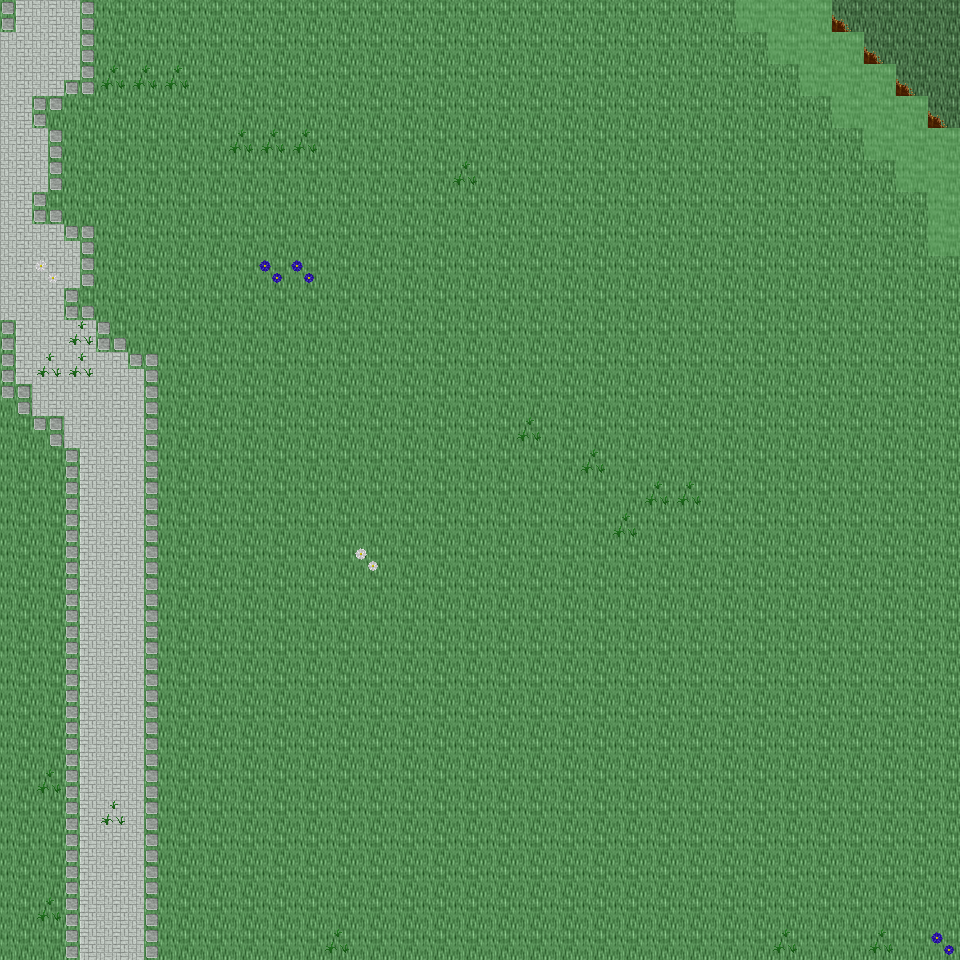

Below is a game level as drawn by its tile map, then a one-line description and the .tmx that defines it (tile-layer data replaced by summaries):
An orthogonal 30x30 tile map with 32x32 px tiles, 6 tile layers (Ground, Object, Object2, Above, ...), 31 tilesets and 6 objects (6x mapExit).

<map version="1.0" orientation="orthogonal" renderorder="right-down" width="30" height="30" tilewidth="32" tileheight="32" nextobjectid="7">
  <tileset firstgid="1" name="tileset_ground_ground" tilewidth="32" tileheight="32" tilecount="33" columns="3">
    <image source="../drawable/tileset_ground_ground.png" width="96" height="352" />
  </tileset>
  <tileset firstgid="34" name="tileset_ground_ice_ice" tilewidth="32" tileheight="32" tilecount="3" columns="3">
    <image source="../drawable/tileset_ground_ice_ice.png" width="96" height="32" />
  </tileset>
  <tileset firstgid="37" name="tileset_plant_grasses" tilewidth="32" tileheight="32" tilecount="6" columns="3">
    <image source="../drawable/tileset_plant_grasses.png" width="96" height="64" />
  </tileset>
  <tileset firstgid="43" name="tileset_plant_flower_daisy_white" tilewidth="32" tileheight="32" tilecount="8" columns="2">
    <image source="../drawable/tileset_plant_flower_daisy_white.png" width="64" height="128" />
  </tileset>
  <tileset firstgid="51" name="tileset_plant_flower_daisy_blue" tilewidth="32" tileheight="32" tilecount="8" columns="2">
    <image source="../drawable/tileset_plant_flower_daisy_blue.png" width="64" height="128" />
  </tileset>
  <tileset firstgid="59" name="tileset_ground_ridge_earth_dark" tilewidth="32" tileheight="32" tilecount="96" columns="12">
    <image source="../drawable/tileset_ground_ridge_earth_dark.png" width="384" height="256" />
  </tileset>
  <tileset firstgid="155" name="tileset_ground_rock_pebbles" tilewidth="32" tileheight="32" tilecount="3" columns="1">
    <image source="../drawable/tileset_ground_rock_pebbles.png" width="32" height="96" />
  </tileset>
  <tileset firstgid="158" name="tileset_ground_grass_edges" tilewidth="32" tileheight="32" tilecount="36" columns="12">
    <image source="../drawable/tileset_ground_grass_edges.png" width="384" height="96" />
  </tileset>
  <tileset firstgid="194" name="tileset_plant_bush_bushes" tilewidth="32" tileheight="32" tilecount="10" columns="5">
    <image source="../drawable/tileset_plant_bush_bushes.png" width="160" height="64" />
  </tileset>
  <tileset firstgid="204" name="tileset_plant_stump_stump_purple" tilewidth="32" tileheight="32" tilecount="4" columns="2">
    <image source="../drawable/tileset_plant_stump_stump_purple.png" width="64" height="64" />
  </tileset>
  <tileset firstgid="208" name="tileset_building_wall_stone" tilewidth="32" tileheight="32" tilecount="12" columns="3">
    <image source="../drawable/tileset_building_wall_stone.png" width="96" height="128" />
  </tileset>
  <tileset firstgid="220" name="tileset_ground_ridge_ice_2" tilewidth="32" tileheight="32" tilecount="42" columns="7">
    <image source="../drawable/tileset_ground_ridge_ice_2.png" width="224" height="192" />
  </tileset>
  <tileset firstgid="262" name="tileset_plant_tree_tree_green" tilewidth="32" tileheight="32" tilecount="88" columns="8">
    <image source="../drawable/tileset_plant_tree_tree_green.png" width="256" height="352" />
  </tileset>
  <tileset firstgid="350" name="tileset_building_window_window_long" tilewidth="32" tileheight="32" tilecount="3" columns="3">
    <image source="../drawable/tileset_building_window_window_long.png" width="96" height="32" />
  </tileset>
  <tileset firstgid="353" name="tileset_building_window_window_right" tilewidth="32" tileheight="32" tilecount="2" columns="2">
    <image source="../drawable/tileset_building_window_window_right.png" width="64" height="32" />
  </tileset>
  <tileset firstgid="355" name="tileset_building_door_door_n" tilewidth="32" tileheight="32" tilecount="6" columns="3">
    <image source="../drawable/tileset_building_door_door_n.png" width="96" height="64" />
  </tileset>
  <tileset firstgid="361" name="tileset_building_door_closed_with_key" tilewidth="32" tileheight="32" tilecount="1" columns="1">
    <image source="../drawable/tileset_building_door_closed_with_key.png" width="32" height="32" />
  </tileset>
  <tileset firstgid="362" name="tileset_ground_ladder_horizontal_dark" tilewidth="32" tileheight="32" tilecount="3" columns="1">
    <image source="../drawable/tileset_ground_ladder_horizontal_dark.png" width="32" height="96" />
  </tileset>
  <tileset firstgid="365" name="tileset_ground_ladder_vertical_dark" tilewidth="32" tileheight="32" tilecount="3" columns="3">
    <image source="../drawable/tileset_ground_ladder_vertical_dark.png" width="96" height="32" />
  </tileset>
  <tileset firstgid="368" name="tileset_building_roof_yellow" tilewidth="32" tileheight="32" tilecount="20" columns="5">
    <image source="../drawable/tileset_building_roof_yellow.png" width="160" height="128" />
  </tileset>
  <tileset firstgid="388" name="tileset_logic_creature_gnome" tilewidth="32" tileheight="32" tilecount="6" columns="6">
    <image source="../drawable/tileset_logic_creature_gnome.png" width="192" height="32" />
  </tileset>
  <tileset firstgid="394" name="tileset_logic_creature_orc" tilewidth="32" tileheight="32" tilecount="6" columns="6">
    <image source="../drawable/tileset_logic_creature_orc.png" width="192" height="32" />
  </tileset>
  <tileset firstgid="400" name="tileset_logic_portal" tilewidth="32" tileheight="32" tilecount="24" columns="8">
    <image source="../drawable/tileset_logic_portal.png" width="256" height="96" />
  </tileset>
  <tileset firstgid="424" name="tileset_logic_creature_animal" tilewidth="32" tileheight="32" tilecount="32" columns="8">
    <image source="../drawable/tileset_logic_creature_animal.png" width="256" height="128" />
  </tileset>
  <tileset firstgid="456" name="tileset_logic_collision" tilewidth="32" tileheight="32" tilecount="1" columns="1">
    <image source="../drawable/tileset_logic_collision.png" width="32" height="32" />
  </tileset>
  <tileset firstgid="457" name="tileset_item_blood_nsew_stains" tilewidth="32" tileheight="32" tilecount="4" columns="2">
    <image source="../drawable/tileset_item_blood_nsew_stains.png" width="64" height="64" />
  </tileset>
  <tileset firstgid="461" name="tileset_item_blood_floor_stain" tilewidth="32" tileheight="32" tilecount="1" columns="1">
    <image source="../drawable/tileset_item_blood_floor_stain.png" width="32" height="32" />
  </tileset>
  <tileset firstgid="462" name="tileset_ground_blue_paving" tilewidth="32" tileheight="32" tilecount="2" columns="1">
    <image source="../drawable/tileset_ground_blue_paving.png" width="32" height="64" />
  </tileset>
  <tileset firstgid="464" name="tileset_ground_green_paving" tilewidth="32" tileheight="32" tilecount="18" columns="3">
    <image source="../drawable/tileset_ground_green_paving.png" width="96" height="192" />
  </tileset>
  <tileset firstgid="482" name="tileset_logic_protection" tilewidth="32" tileheight="32" tilecount="2" columns="2">
    <image source="../drawable/tileset_logic_protection.png" width="64" height="32" />
  </tileset>
  <tileset firstgid="484" name="tileset_logic_creature_fowl" tilewidth="32" tileheight="32" tilecount="6" columns="6">
    <image source="../drawable/tileset_logic_creature_fowl.png" width="192" height="32" />
  </tileset>
  <layer name="Ground" width="30" height="30">
    <data>[900 cells, 900 non-empty, 3 distinct tile ids]</data>
  </layer>
  <layer name="Object" width="30" height="30">
    <data>[900 cells, 100 non-empty, 17 distinct tile ids]</data>
  </layer>
  <layer name="Object2" width="30" height="30">
    <data>[900 cells, 0 non-empty, 0 distinct tile ids]</data>
  </layer>
  <layer name="Above" width="30" height="30">
    <data>[900 cells, 0 non-empty, 0 distinct tile ids]</data>
  </layer>
  <layer name="Above2" width="30" height="30">
    <data>[900 cells, 0 non-empty, 0 distinct tile ids]</data>
  </layer>
  <layer name="Walkable" width="30" height="30">
    <data>[900 cells, 19 non-empty, 1 distinct tile ids]</data>
  </layer>
  <objectgroup name="MapEvents">
    <object id="1" name="north" type="mapExit" x="0" y="0" width="736" height="32">
      <properties>
        <property name="map" value="level_0_x171_y44" />
        <property name="x" value="0" />
        <property name="y" value="28" />
      </properties>
    </object>
    <object id="2" name="north2" type="mapExit" x="832" y="0" width="128" height="32">
      <properties>
        <property name="map" value="level_0_x171_y44" />
        <property name="x" value="26" />
        <property name="y" value="28" />
      </properties>
    </object>
    <object id="3" name="south" type="mapExit" x="0" y="928" width="960" height="32">
      <properties>
        <property name="map" value="level_0_x171_y46" />
        <property name="x" value="0" />
        <property name="y" value="1" />
      </properties>
    </object>
    <object id="4" name="west" type="mapExit" x="0" y="0" width="32" height="960">
      <properties>
        <property name="map" value="level_0_x170_y45" />
        <property name="x" value="28" />
        <property name="y" value="0" />
      </properties>
    </object>
    <object id="5" name="east" type="mapExit" x="928" y="0" width="32" height="128">
      <properties>
        <property name="map" value="level_0_x172_y45" />
        <property name="x" value="1" />
        <property name="y" value="0" />
      </properties>
    </object>
    <object id="6" name="east2" type="mapExit" x="928" y="256" width="32" height="704">
      <properties>
        <property name="map" value="level_0_x172_y45" />
        <property name="x" value="1" />
        <property name="y" value="8" />
      </properties>
    </object>
  </objectgroup>
</map>
